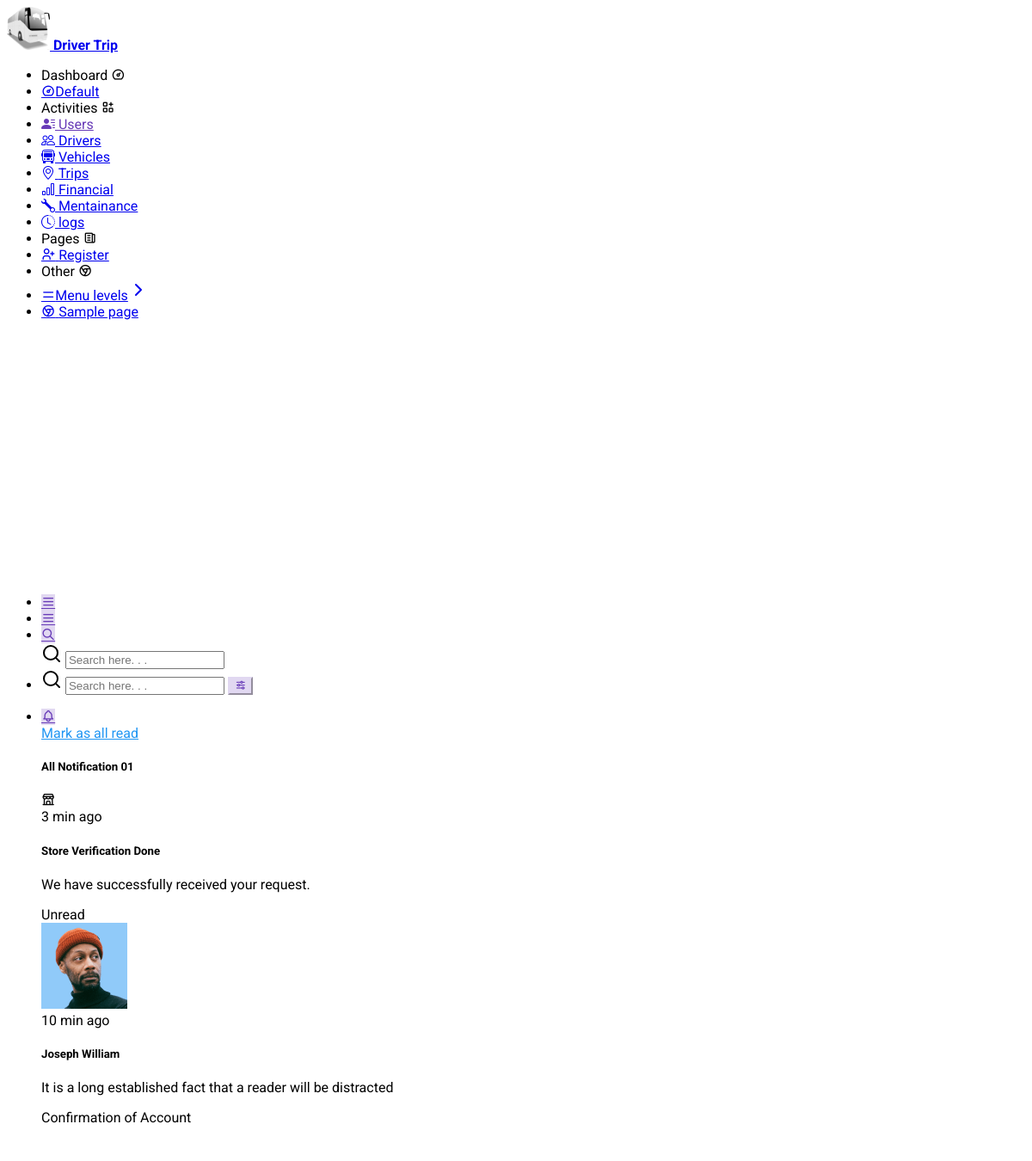
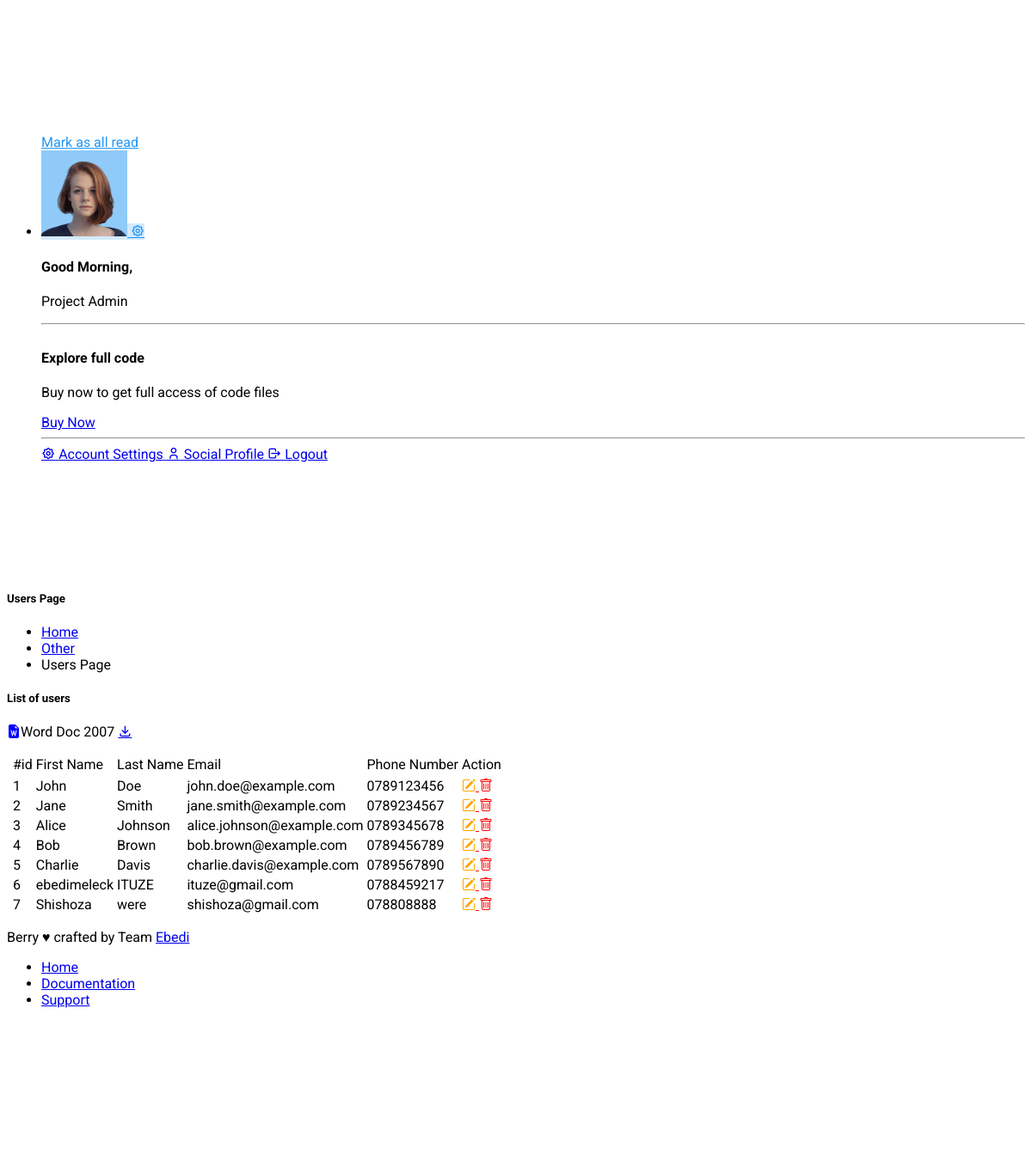
/other/users.php, run on the app's committed database (2 pictures, top to bottom).
### tables this page shows
CREATE TABLE `users` (
  `user_id` int(11) NOT NULL,
  `first_name` varchar(150) NOT NULL,
  `last_name` varchar(150) NOT NULL,
  `password` varchar(150) NOT NULL,
  `email` varchar(150) NOT NULL,
  `phone_number` varchar(50) NOT NULL
);

### other/users.php (the view, shortened to what this page needs)
<?php
include "../pages/conn.php";
?>
<!doctype html>
<html lang="en">
  <head>
<link rel="stylesheet" href="../assets/fonts/phosphor/duotone/style.css" />
<link rel="stylesheet" href="../assets/fonts/tabler-icons.min.css" />
<link rel="stylesheet" href="../assets/fonts/feather.css" />
<link rel="stylesheet" href="../assets/fonts/fontawesome.css" />
<link rel="stylesheet" href="../assets/fonts/material.css" />
<link rel="stylesheet" href="../assets/css/style.css" id="main-style-link" />
<link rel="stylesheet" href="../assets/css/style-preset.css" />
<link href="https://cdn.jsdelivr.net/npm/bootstrap-icons/font/bootstrap-icons.css" rel="stylesheet">
<link href="https://cdn.jsdelivr.net/npm/bootstrap-icons/font/bootstrap-icons.css" rel="stylesheet">
  </head>
  <body data-pc-preset="preset-1" data-pc-sidebar-theme="light" data-pc-sidebar-caption="true" data-pc-direction="ltr" data-pc-theme="light">
<nav class="pc-sidebar">
  <div class="navbar-wrapper">
    <div class="m-header">
      <a href="../dashboard/index.html" class="b-brand text-primary">
        <img src="../assets/images/bus.png" alt="" class="logo " height="50px"  width="50px"/> <b>Driver Trip</b>
        </a>
    </div>
    <div class="navbar-content">
      <ul class="pc-navbar">
        <li class="pc-item pc-caption">
          <label>Dashboard</label>
          <i class="ti ti-dashboard"></i>
        </li>
        <li class="pc-item">
          <a href="../dashboard/index.php" class="pc-link"
            ><span class="pc-micon"><i class="ti ti-dashboard"></i></span><span class="pc-mtext">Default</span></a
          >
        </li>
        <li class="pc-item pc-caption">
          <label>Activities</label>
          <i class="ti ti-apps"></i>
        </li>
        <li class="pc-item">
          <a href="../other/users.php" class="pc-link">
            <span class="pc-micon"><i class="bi bi-person-lines-fill"></i></span>
            <span class="pc-mtext">Users</span>
          </a>
        </li>
        <li class="pc-item">
          <a href="./drivers.php" class="pc-link">
            <span class="pc-micon"><i class="bi bi-people"></i></span>
            <span class="pc-mtext">Drivers</span>
          </a>
        </li>
        <li class="pc-item">
          <a href="./vehicles.php" class="pc-link">
            <span class="pc-micon"><i class="bi bi-bus-front"></i></span>
            <span class="pc-mtext">Vehicles</span>
          </a>
        </li>
        <li class="pc-item">
          <a href="./trip.php" class="pc-link">
            <span class="pc-micon"><i class="bi bi-geo-alt"></i></span>
            <span class="pc-mtext">Trips</span>
          </a>
        </li>
        <li class="pc-item">
          <a href="./financial.php" class="pc-link">
            <span class="pc-micon"><i class="bi bi-bar-chart"></i></span>
            <span class="pc-mtext">Financial</span>
          </a>
        </li>
        <li class="pc-item">
          <a href="./mentainace.php" class="pc-link">
            <span class="pc-micon"><i class="bi bi-wrench"></i> </span>
            <span class="pc-mtext">Mentainance</span>
          </a>
        </li>
        <li class="pc-item">
          <a href="./logsactivity.php" class="pc-link">
            <span class="pc-micon"><i class="bi bi-clock-history"></i></span>
            <span class="pc-mtext">logs</span>
          </a>
        </li>
        <li class="pc-item pc-caption">
          <label>Pages</label>
          <i class="ti ti-news"></i>
        </li>
        <li class="pc-item">
          <a href="../register/index.php" target="_blank" class="pc-link">
            <span class="pc-micon"><i class="ti ti-user-plus"></i></span>
            <span class="pc-mtext">Register</span>
          </a>
        </li>
        <li class="pc-item pc-caption">
          <label>Other</label>
          <i class="ti ti-brand-chrome"></i>
        </li>
        <li class="pc-item pc-hasmenu">
          <a href="#!" class="pc-link"
            ><span class="pc-micon"><i class="ti ti-menu"></i></span><span class="pc-mtext">Menu levels</span
            ><span class="pc-arrow"><i data-feather="chevron-right"></i></span
          ></a>
        </li>
        <li class="pc-item">
          <a href="../other/sample-page.html" class="pc-link">
            <span class="pc-micon"><i class="ti ti-brand-chrome"></i></span>
            <span class="pc-mtext">Sample page</span>
          </a>
        </li>
      </ul>
    </div>
  </div>
</nav>
<header class="pc-header">
  <div class="header-wrapper">
<div class="me-auto pc-mob-drp">
  <ul class="list-unstyled">
    <li class="pc-h-item header-mobile-collapse">
      <a href="#" class="pc-head-link head-link-secondary ms-0" id="sidebar-hide">
        <i class="ti ti-menu-2"></i>
      </a>
    </li>
    <li class="pc-h-item pc-sidebar-popup">
      <a href="#" class="pc-head-link head-link-secondary ms-0" id="mobile-collapse">
        <i class="ti ti-menu-2"></i>
      </a>
    </li>
    <li class="dropdown pc-h-item d-inline-flex d-md-none">
      <a
        class="pc-head-link head-link-secondary dropdown-toggle arrow-none m-0"
        data-bs-toggle="dropdown"
        href="#"
        role="button"
        aria-haspopup="false"
        aria-expanded="false"
      >
        <i class="ti ti-search"></i>
      </a>
      <div class="dropdown-menu pc-h-dropdown drp-search">
        <form class="px-3">
          <div class="mb-0 d-flex align-items-center">
            <i data-feather="search"></i>
            <input type="search" class="form-control border-0 shadow-none" placeholder="Search here. . ." />
          </div>
        </form>
      </div>
    </li>
    <li class="pc-h-item d-none d-md-inline-flex">
      <form class="header-search">
        <i data-feather="search" class="icon-search"></i>
        <input type="search" class="form-control" placeholder="Search here. . ." />
        <button class="btn btn-light-secondary btn-search"><i class="ti ti-adjustments-horizontal"></i></button>
      </form>
    </li>
  </ul>
</div>
<div class="ms-auto">
  <ul class="list-unstyled">
    <li class="dropdown pc-h-item">
      <a
        class="pc-head-link head-link-secondary dropdown-toggle arrow-none me-0"
        data-bs-toggle="dropdown"
        href="#"
        role="button"
        aria-haspopup="false"
        aria-expanded="false"
      >
        <i class="ti ti-bell"></i>
      </a>
      <div class="dropdown-menu dropdown-notification dropdown-menu-end pc-h-dropdown">
        <div class="dropdown-header">
          <a href="#!" class="link-primary float-end text-decoration-underline">Mark as all read</a>
          <h5>
            All Notification
            <span class="badge bg-warning rounded-pill ms-1">01</span>
          </h5>
        </div>
        <div class="dropdown-header px-0 text-wrap header-notification-scroll position-relative" style="max-height: calc(100vh - 215px)">
          <div class="list-group list-group-flush w-100">
            <div class="list-group-item list-group-item-action">
              <div class="d-flex">
                <div class="flex-shrink-0">
                  <div class="user-avtar bg-light-success"><i class="ti ti-building-store"></i></div>
                </div>
                <div class="flex-grow-1 ms-1">
                  <span class="float-end text-muted">3 min ago</span>
                  <h5>Store Verification Done</h5>
                  <p class="text-body fs-6">We have successfully received your request.</p>
                  <div class="badge rounded-pill bg-light-danger">Unread</div>
                </div>
              </div>
            </div>
            <div class="list-group-item list-group-item-action">
              <div class="d-flex">
                <div class="flex-shrink-0">
                  <img src="../assets/images/user/avatar-3.jpg" alt="user-image" class="user-avtar" />
                </div>
                <div class="flex-grow-1 ms-1">
                  <span class="float-end text-muted">10 min ago</span>
                  <h5>Joseph William</h5>
                  <p class="text-body fs-6">It is a long established fact that a reader will be distracted</p>
                  <div class="badge rounded-pill bg-light-success">Confirmation of Account</div>
                </div>
              </div>
            </div>
          </div>
        </div>
        <div class="text-center py-2">
          <a href="#!" class="link-primary">Mark as all read</a>
        </div>
      </div>
    </li>
    <li class="dropdown pc-h-item header-user-profile">
      <a
        class="pc-head-link head-link-primary dropdown-toggle arrow-none me-0"
        data-bs-toggle="dropdown"
        href="#"
        role="button"
        aria-haspopup="false"
        aria-expanded="false"
      >
        <img src="../assets/images/user/avatar-2.jpg" alt="user-image" class="user-avtar" />
        <span>
          <i class="ti ti-settings"></i>
        </span>
      </a>
      <div class="dropdown-menu dropdown-user-profile dropdown-menu-end pc-h-dropdown">
        <div class="dropdown-header">
          <h4>
            Good Morning,
          </h4>
          <p class="text-muted">Project Admin</p>
          <hr />
          <div class="profile-notification-scroll position-relative" style="max-height: calc(100vh - 280px)">
            <div class="upgradeplan-block bg-light-warning rounded">
              <h4>Explore full code</h4>
              <p class="text-muted">Buy now to get full access of code files</p>
              <a href="https://codedthemes.com/item/berry-bootstrap-5-admin-template/" target="_blank" class="btn btn-warning">Buy Now</a>
            </div>
            <hr />
            <a href="../application/account-profile-v1.html" class="dropdown-item">
              <i class="ti ti-settings"></i>
              <span>Account Settings</span>
            </a>
            <a href="../application/social-profile.html" class="dropdown-item">
              <i class="ti ti-user"></i>
              <span>Social Profile</span>
            </a>
            <a href="../pages/login-v1.html" class="dropdown-item">
              <i class="ti ti-logout"></i>
              <span>Logout</span>
            </a>
          </div>
        </div>
      </div>
    </li>
  </ul>
</div>
</div>
</header>
    <div class="pc-container">
      <div class="pc-content">
        <div class="page-header">
          <div class="page-block">
            <div class="row align-items-center">
              <div class="col">
                <div class="page-header-title">
                  <h5 class="m-b-10">Users Page</h5>
                </div>
              </div>
              <div class="col-auto">
                <ul class="breadcrumb">
                  <li class="breadcrumb-item"><a href="../dashboard/index.html">Home</a></li>
                  <li class="breadcrumb-item"><a href="javascript: void(0)">Other</a></li>
                  <li class="breadcrumb-item" aria-current="page">Users Page</li>
                </ul>
              </div>
            </div>
          </div>
        </div>
        <div class="row">
          <div class="col-sm-12">
            <div class="card">
              <div class="card-header">
                <h5>List of users  </h5>
                <p><i class="bi bi-file-earmark-word-fill col-3" style='color:blue'></i>Word Doc 2007
                   <a href="./WordDownload/userWord2007.php"><i class="ti ti-download" title='Download Word Doc'></i></a> </p>
              </div>
              <div class="card-body">
                 <table class ="table table-hover">
                  <thead>
                    <th>
                      <td>#id</td>
                      <td>First Name</td>
                      <td>Last Name</td>
                      <td>Email </td>
                      <td>Phone Number</td>
                      <td>Action </td>
                    </th>
                  </thead>
                  <tbody>
                    <tr>
                      <?php
                        $sqluser = "SELECT * FROM users";
                       $result2 = $conn->query($sqluser);
                      if($result2->num_rows > 0 ){
                          $id = 0;
                           while($row2 = $result2->fetch_array()){
                           $id ++;
                           $rowid = $row2[0];
                         ?>
            <tbody>
                  <tr>
                    <td>  </td>
                    <td> <?php echo $id;?> </td>
                    <td><?php echo $row2[1];?> </td>
                    <td><?php echo $row2[2];?></td>
                    <td><?php echo $row2[4];?></td>
                    <td><?php echo $row2[5];?></td>
                    <td>
                      <?php
                  echo "<a href='useraction/update.php?id=$rowid' class='' onclick='return confirm(Are you sure you want to delete this user?);'>
                  <i class='bi bi-pencil-square' style ='color: orange'></i></a>";
                       echo "<a href='useraction/delete.php?id=$rowid' class='' style ='color: red'>
                  <i class='bi bi-trash'></i></a>";
                      ?>
                    </td>
                 </tr>
      </tbody>
         <?php
          }
        }else{
           echo "no result found!!";
        }
       ?>
                    </tr>
                  </tbody>
                 </table>
             </div>
            </div>
          </div>
        </div>
      </div>
    </div>
    <footer class="pc-footer">
      <div class="footer-wrapper container-fluid">
        <div class="row">
          <div class="col-sm-6 my-1">
            <p class="m-0">
              Berry &#9829; crafted by Team
              <a href="https://isonic0788.github.io/myProject_one/" target="_blank">Ebedi</a> </p>
          </div>
          <div class="col-sm-6 ms-auto my-1">
            <ul class="list-inline footer-link mb-0 justify-content-sm-end d-flex">
              <li class="list-inline-item"><a href="../index.html">Home</a></li>
              <li class="list-inline-item"><a href="https://codedthemes.gitbook.io/berry-bootstrap/" target="_blank">Documentation</a></li>
              <li class="list-inline-item"><a href="https://codedthemes.support-hub.io/" target="_blank">Support</a></li>
            </ul>
          </div>
        </div>
      </div>
    </footer>
  </body>
</html>

### data on the page
users: first_name "John", last_name "Doe", email "john.doe@example.com", phone_number "0789123456"
users: first_name "Jane", last_name "Smith", email "jane.smith@example.com", phone_number "0789234567"
users: first_name "Alice", last_name "Johnson", email "alice.johnson@example.com", phone_number "0789345678"
users: first_name "Bob", last_name "Brown", email "bob.brown@example.com", phone_number "0789456789"
users: first_name "Charlie", last_name "Davis", email "charlie.davis@example.com", phone_number "0789567890"
users: first_name "ebedimeleck", last_name "ITUZE", email "ituze@gmail.com", phone_number "0788459217"
users: first_name "Shishoza", last_name "were", email "shishoza@gmail.com", phone_number "078808888"
